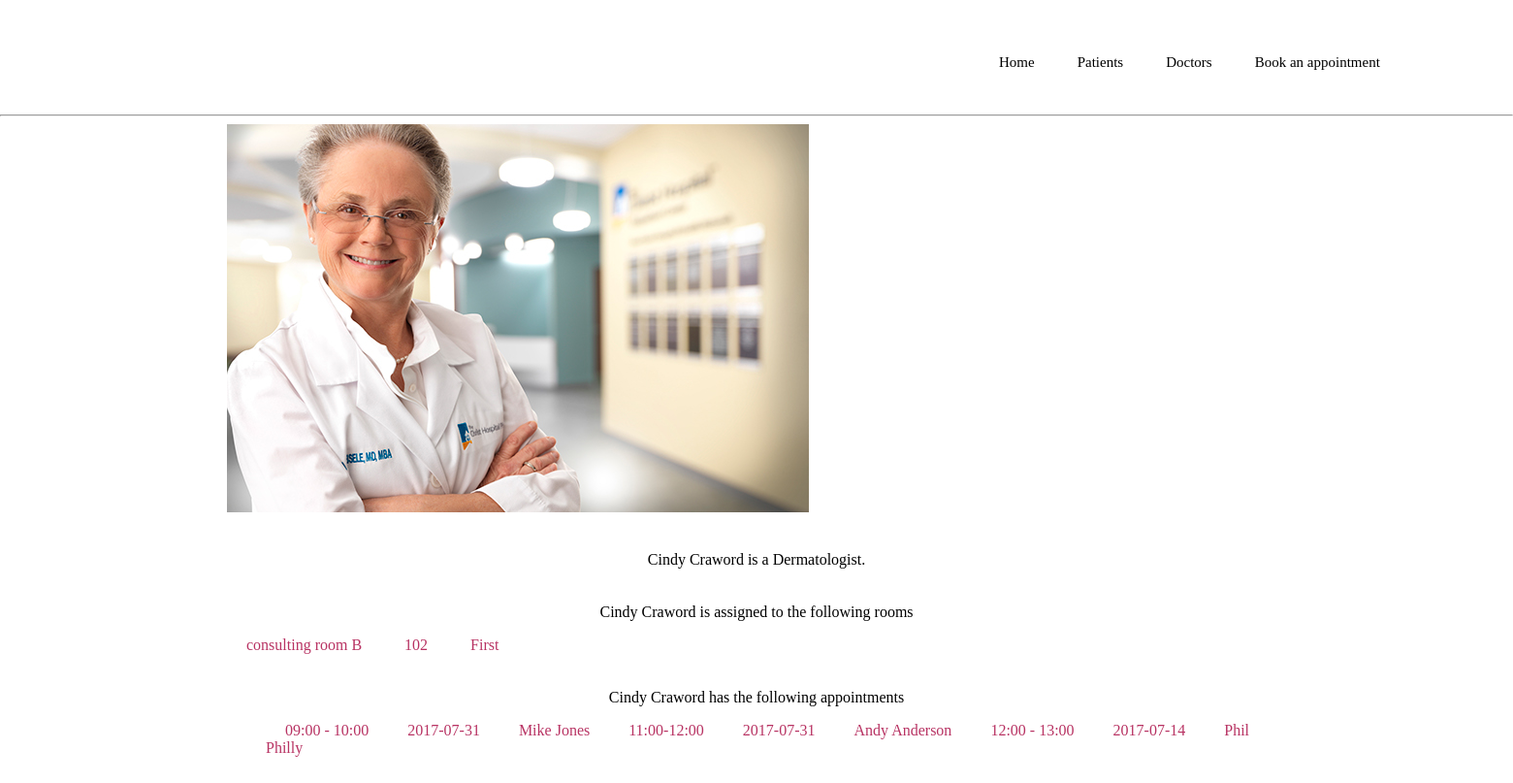
Page /doctor_detail.php?doctor_id=2 on the committed database.
### tables this page shows
CREATE TABLE `rooms` (
  `id` int(11) NOT NULL,
  `floor` varchar(255) NOT NULL,
  `number` int(2) NOT NULL,
  `name` varchar(255) NOT NULL,
  `doctor_id` int(11) DEFAULT NULL
);

CREATE TABLE `doctors` (
  `id` int(11) NOT NULL,
  `name` varchar(255) NOT NULL,
  `specialisation` varchar(255) NOT NULL,
  `photograph` varchar(255) NOT NULL
);

CREATE TABLE `appointments` (
  `appointment_time` varchar(255) DEFAULT NULL,
  `appointment_date` date DEFAULT NULL,
  `patient_id` int(11) NOT NULL,
  `doctor_id` int(11) NOT NULL
);

CREATE TABLE `patients` (
  `id` int(11) NOT NULL,
  `name` varchar(255) NOT NULL,
  `medical_aid_number` int(255) NOT NULL,
  `phone_number` varchar(255) NOT NULL
);

### doctor_detail.php (the view, shortened to what this page needs)
<?php
    require_once 'connect.php';
?>
<!DOCTYPE html>
<html>
    <head>
        <link rel="stylesheet" href="css/main.css">
    </head>
    <body>
        <?php
            include 'fragments/navigation.php';
?>
<main>
<?php
                $doctor_id = $_GET['doctor_id'];
                $doctor_sql = "SELECT doctors.name, doctors.specialisation, doctors.photograph,
                rooms.floor FROM doctors INNER JOIN rooms
                ON rooms.doctor_id = doctors.id
                WHERE doctors.id = :doctor_id;";
                $statement = $pdo->prepare($doctor_sql);
                $statement->bindParam(':doctor_id', $doctor_id, PDO::PARAM_INT);
                $statement->execute();
                $doctor_row = $statement->fetch();
                $appointments_sql = "SELECT patients.name as patient_name,appointments.appointment_time, appointments.appointment_date FROM doctors INNER JOIN appointments ON appointments.doctor_id = doctors.id INNER JOIN patients ON appointments.patient_id = patients.id WHERE doctors.id = :doctor_id;";
                $statement = $pdo->prepare($appointments_sql);
                $statement->bindParam(':doctor_id', $doctor_id, PDO::PARAM_INT);
                $statement->execute();
                $appointments_results = $statement->fetchAll();
                $rooms_sql = "SELECT doctors.name as doctor_name, rooms.floor, rooms.number, rooms.name as room_name FROM doctors INNER JOIN rooms ON rooms.doctor_id = doctors.id
                WHERE doctors.id = :doctor_id;";
                $statement = $pdo->prepare($rooms_sql);
                $statement->bindParam(':doctor_id', $doctor_id, PDO::PARAM_INT);
                $statement->execute();
                $rooms_results = $statement->fetchAll();
                $doctor_path = $doctor_row['photograph'];
                $specialisation = $doctor_row['specialisation'];
                $name = $doctor_row['name'];
                echo "<div class='detail'>";
                echo "<img class='flag' src='$doctor_path'>";
                echo "<p>$name is a $specialisation.</p>";
                echo "<p>$name is assigned to the following rooms</p>";
                foreach ($rooms_results as $room_row) {
                $room_name = $room_row['room_name'];
                $room_number = $room_row['number'];
                $room_floor = $room_row['floor'];
                echo "<li>$room_name </li>";
                echo "<li>$room_number</li>  ";
                echo "<li>$room_floor</li> ";
                }
                echo "  <p>$name has the following appointments </p>";
                echo "  <ul>";
                foreach ($appointments_results as $appointment_row) {
                $appointment_time = $appointment_row['appointment_time'];
                $appointment_date = $appointment_row['appointment_date'];
             $patient_name = $appointment_row['patient_name'];
                echo "<li>$appointment_time</li>";
                echo "<li>$appointment_date</li>";
                echo "<li>$patient_name</li>";
                }
                echo " </ul>";
                echo "</div>";
?>
        </main>
    </body>
</html>

### fragments/navigation.php
<div id="navigation">
    <div id="page_links">
    <ul>
        <li><a href="index.php">Home</a></li>
        <li><a href="patients.php">Patients</a></li>
        <li><a href="doctors.php">Doctors</a></li>
        <li><a href="appointments.php">Book an appointment</a></li>
</ul>
</div>
</div>
<hr>

### css/main.css (style rules this page uses)
body { margin: 0; padding: 0; }
main { width: 70%; height: 1500px; margin: 0 auto 0 auto; background-color: white; }
p { color:black; text-align: center; padding: 20px 20px 0px 20px; }
#navigation { height:100px; padding: 5px 0px 5px 0px; }
#page_links { width:650px; height: 30px; margin: 50px 20px 0px 970px; }
ul a { color:black; font-size: 15px; font-family:fantasy; }
li { font-family: fontOne; color: #b83363; display: inline; margin: 20px; }
ul { color:#b83363; }
a { text-decoration: none; }

### rows in the picture
rooms: doctor.photograph (picture), doctor.name "Cindy Craword", doctor.specialisation "Dermatologist", name "consulting room B", number "102", floor "First"
appointments: appointment_time "09:00 - 10:00", appointment_date "2017-07-31", patient.name "Mike Jones"
appointments: appointment_time "11:00-12:00", appointment_date "2017-07-31", patient.name "Andy Anderson"
appointments: appointment_time "12:00 - 13:00", appointment_date "2017-07-14", patient.name "Phil Philly"
